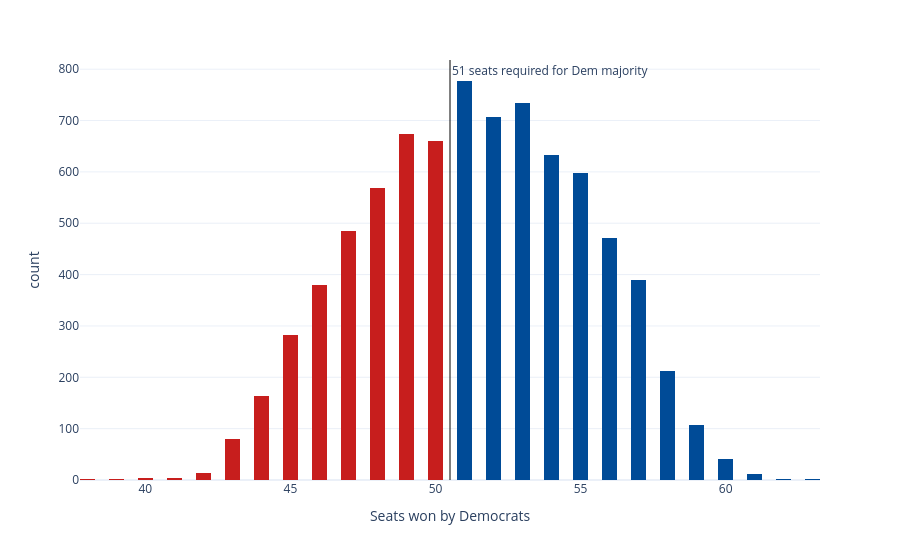

The notebook cell this image was saved under:
### Code cell
sims_hist = px.histogram(seat_sims, x='seats', nbins=np.unique(seat_sims['seats']).shape[0]*2, color='winner',
                         color_discrete_map={'Democrats': '#004b97', 'Republicans': '#c71e1d'},
                         labels={'seats':'Seats won by Democrats', 'winner': 'Winner'}, template='plotly_white')
sims_hist.update_traces(showlegend=False)
sims_hist.add_vline(x=50.5, line_width=1, line_color='black', annotation_text='51 seats required for Dem majority', 
                    annotation_position='top right')
sims_hist

### Figure 1 — Plotly figure (JSON) as saved in the notebook; plotly's stock layout.template omitted (floating-point values rounded to 4 significant figures; data arrays with more than 128 entries replaced by an {"elided": "..."} marker saying what was removed)
{"data": [{"bingroup": "x", "hovertemplate": "Winner=Democrats<br>Seats won by Democrats=%{x}<br>count=%{y}<extra></extra>", "legendgroup": "Democrats", "marker": {"color": "#004b97", "pattern": {"shape": ""}}, "name": "Democrats", "nbinsx": 52, "orientation": "v", "showlegend": false, "type": "histogram", "x": {"elided": "4684 int values"}, "xaxis": "x", "yaxis": "y"}, {"bingroup": "x", "hovertemplate": "Winner=Republicans<br>Seats won by Democrats=%{x}<br>count=%{y}<extra></extra>", "legendgroup": "Republicans", "marker": {"color": "#c71e1d", "pattern": {"shape": ""}}, "name": "Republicans", "nbinsx": 52, "orientation": "v", "showlegend": false, "type": "histogram", "x": {"elided": "3316 int values"}, "xaxis": "x", "yaxis": "y"}], "layout": {"annotations": [{"showarrow": false, "text": "51 seats required for Dem majority", "x": 50.5, "xanchor": "left", "xref": "x", "y": 1, "yanchor": "top", "yref": "y domain"}], "barmode": "relative", "legend": {"title": {"text": "Winner"}, "tracegroupgap": 0}, "margin": {"t": 60}, "shapes": [{"line": {"color": "black", "width": 1}, "type": "line", "x0": 50.5, "x1": 50.5, "xref": "x", "y0": 0, "y1": 1, "yref": "y domain"}], "xaxis": {"anchor": "y", "domain": [0, 1], "title": {"text": "Seats won by Democrats"}}, "yaxis": {"anchor": "x", "domain": [0, 1], "title": {"text": "count"}}}}
